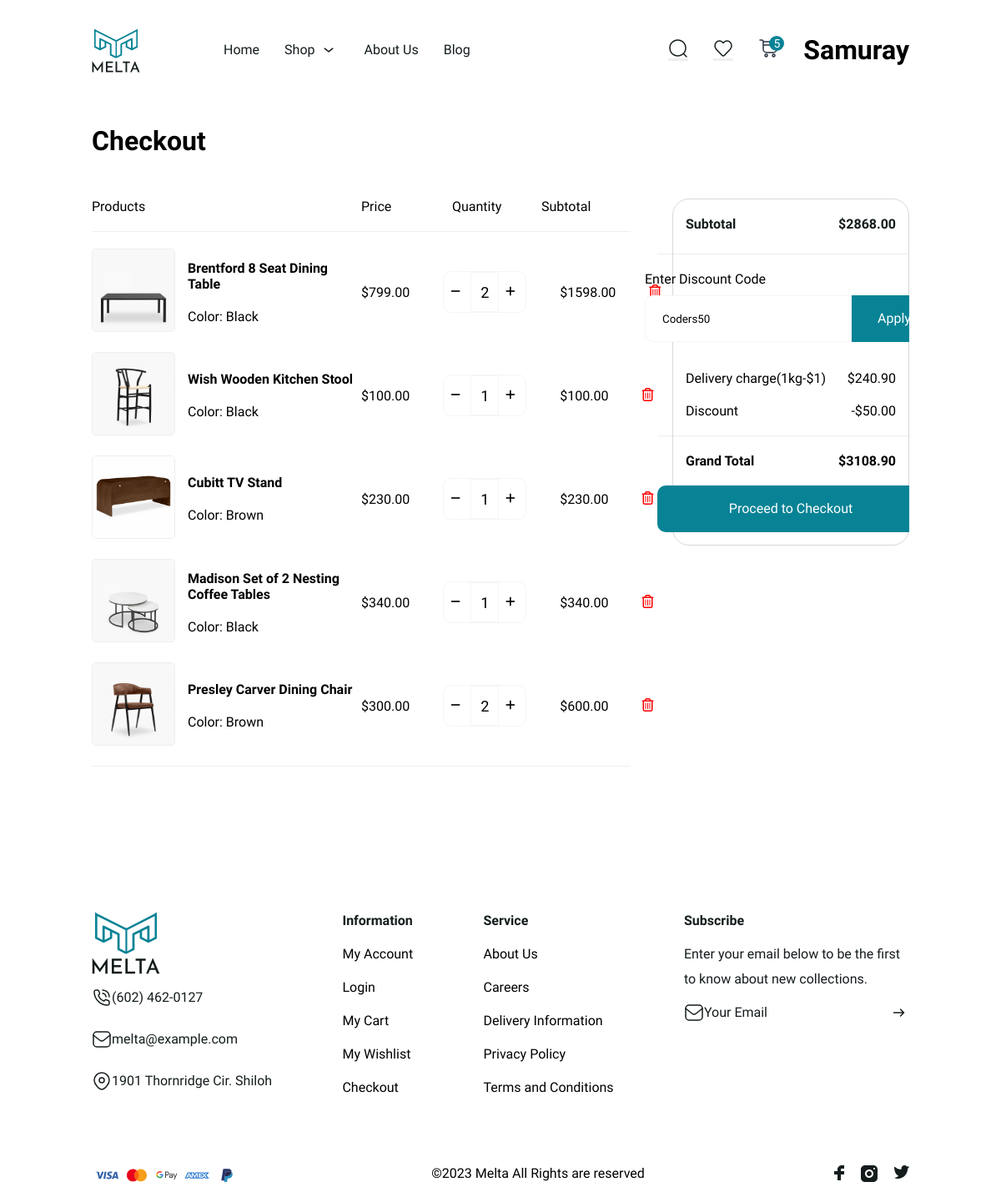
Screenshot of /checkout/ (signed in) with the database file from the repository.
### home/models.py (models this page shows, shortened)
class Order(models.Model):
    product = models.ForeignKey(Products,related_name='order', on_delete=models.CASCADE)
    customers = models.ForeignKey(User,on_delete=models.CASCADE)
    quantity = models.IntegerField(default=1)
    price = models.IntegerField()
    date = models.DateTimeField(auto_now_add=True)
    status = models.BooleanField(default=False)
    delivery = models.IntegerField(default=5,blank=True)
    discounts= models.ForeignKey(Discounts,null=True,db_constraint=False,on_delete=models.CASCADE,blank=True )

class Products(models.Model):
    name = models.CharField(max_length=60, blank=True)
    brand = models.ForeignKey(Brand, on_delete=models.CASCADE, related_name='products')
    price = models.BigIntegerField()
    color = models.ForeignKey(Color, on_delete=models.CASCADE, related_name='products')
    category = models.ForeignKey(Products_Categories, on_delete=models.CASCADE, related_name='products')
    descriptions=models.TextField( default=1  )
    weight = models.DecimalField( default=1.1 ,max_digits=5, decimal_places=2)
    width = models.DecimalField(default=1.1,max_digits=5, decimal_places=2)
    height = models.DecimalField(default=1.1,max_digits=5, decimal_places=2)
    depth = models.DecimalField(default=1.1,max_digits=5, decimal_places=2)
    instock = models.BooleanField(default=True)
    materials = models.CharField(max_length=50, default='Wood')
    def get_main_image(self):
        first_image = self.images.first()
        return first_image.images.url if first_image else None

class ProductImage(models.Model):
    product = models.ForeignKey(Products, related_name='images', on_delete=models.CASCADE)
    images = models.ImageField(upload_to='product_images/')

class Color(models.Model):
    clName=models.CharField(max_length=40)
    color_code = models.CharField(max_length=7, blank=True)

class UserOrderSummary(models.Model):
    user = models.OneToOneField(User,on_delete=models.CASCADE)
    discounts= models.ForeignKey(Discounts,null=True,db_constraint=False,on_delete=models.CASCADE,blank=True )
    discount_value= models.DecimalField(max_digits=10,decimal_places=2,default=0)
    subtotal= models.DecimalField(max_digits=10,decimal_places=2,default=0)
    payments = models.ForeignKey(Payments , null=True, blank=True,on_delete=models.CASCADE)
    address = models.ForeignKey(UserAddress, on_delete=models.SET_NULL, null=True, blank=True)
    total_delivery_cost= models.DecimalField(max_digits=10,decimal_places=2,default=0)
    grand_total= models.DecimalField(max_digits=10,decimal_places=2,default=0)
    def get_orders_by_customer(self,customers):
        orders = Order.objects.filter(customers=customers, status=False).order_by('-date')
        subtotalPrice = orders.aggregate(total_subtotal=Sum('price'))['total_subtotal'] or 0
        total_weight = sum(order.product.weight * order.quantity for order in orders)
        self.total_delivery_cost = total_weight
        self.subtotal = subtotalPrice
        self.grand_total = subtotalPrice + self.total_delivery_cost
        self.save()

class Discounts(models.Model):
    code = models.CharField(max_length=50,unique=True)
    discount_type = models.CharField(max_length=50,choices=[('percentage', 'Percentage'), ('fixed', 'Fixed Amount')])
    discount_amount = models.DecimalField(max_digits=5, decimal_places=2)
    max_discount_amount = models.DecimalField(max_digits=5,decimal_places=2)
    is_active = models.BooleanField(default=True)
    def __str__(self):
        return self.code

### home/views.py (the view)
# urls.py: path('checkout/',checkout_view, name='checkout'),
def checkout_view(request):
    order = Order.objects.filter(customers=request.user, status=False)
    user_order_summary = UserOrderSummary.objects.get(user=request.user)
    user_order_summary.get_orders_by_customer(request.user)
    context={
        'user_order_summary':user_order_summary,
        'order':order,
    }
    return render(request,'checkout.html',context)

### templates/checkout.html (shortened to what this page needs)
{% extends "base.html" %}
{% block body %}
<div><h1>Checkout</h1>
<div class="checkout">
    <div class="checkout_left">
      <div class="checkout_fields">
        <div>Products</div>
        <div class="fields_detail">
          <span>Price</span>
          <span style="padding-left: 25px;">Quantity</span>
          <span>Subtotal</span>
        </div>
      </div>
      <hr id="checkout_hr" />
      {% if order %}
      {% for ord in order %}
      <div class="table_row">
        <div class="table_row_detail">
          <a href="{% url 'products-details' ord.product.id %}"><img src="{{  ord.product.get_main_image }}" alt="" id="img_border" /></a>
          <div class="media_text">
            <h4>{{ord.product.name}}</h4>
            <span>Color: {{ord.product.color.clName|title}}</span>
          </div>
        </div>
        <div class="fields_detail">
          <span>${{ord.product.price|floatformat:2}}</span>
      <div class="pro_card_buy">
          <div class="pro_count">
            <form action="{% url 'update-order' ord.id %}" method="post">
              <button id='' onclick="" title="Minus"   type="submit" ><i   class="fa-solid fa-minus"></i></button>
            </form>
            <input readonly type="number" class="count_input" form="checking_form" value="{{ord.quantity}}" name='quantity' id='pro_count_{{ord.product.id}}'>
            <form action="{% url 'update-order' ord.id %}" method="post">
              <button id='' onclick="" title="Plus" type="submit"><i id='' class="fa-solid fa-plus"></i></button>
            </form>
        </div>
      </div>
          <span>${{ord.price|floatformat:2}}</span>
          <a href="{% url 'delete-order' ord.id %}"><i id="delete_card" class="fa-regular fa-trash-can"></i></a>
        </div>
      </div>
      {% endfor %}
      {% else %}
      <p style="color:grey;text-align:center;width:100%;height:100%;margin-top:50px;">You don't have any items added.</p>
      {% endif %}
      <hr id="checkout_hr" />
    </div>
    <div class="checkout_right">
      <div class="subtotal">
        <h4>Subtotal</h4>
        <h4>${{ user_order_summary.subtotal|floatformat:2}}</h4>
      </div>
      <hr id="subtotal_hr" />
      <div class="">
        <span style="text-align:left;">Enter Discount Code</span>
        <div class="coupon">
          <form class="coupon_input" method="post" action="{% url 'apply-discount' %}">
            {% if user_order_summary.discount_value %}
            <input required type="text" id="coupon-code" value="{{user_order_summary.discounts}}" name="discount_code" placeholder="Enter discount code"/>
            {% else %}
            <input required type="text" id="coupon-code" value="" name="discount_code" placeholder="Enter discount code"/>
            {% endif %}
                    <button type="submit" id="apply-coupon">Apply</button>
                  </form>
      </div>
    </div>
    <div class="delivery">
      <div>Delivery charge<span>(1kg-$1)</span></div>
      <div>
        ${{user_order_summary.total_delivery_cost|floatformat:2}}
      </div>
    </div>
    <div class="delivery">
      {% if user_order_summary.discount_value %}
      <div>Discount</div>
      <div>-${{user_order_summary.discount_value|floatformat:2}} </div>
      {% endif %}
    </div>
      <hr id="subtotal_hr" />
      <div class="total">
        <h4>Grand Total</h4>
        <h4 >${{user_order_summary.grand_total|floatformat:2}}</h4>
      </div>
      <div class="">
        <a href="{% url 'shipping' %}"><button id="proceed-to-checkout">Proceed to Checkout</button></a>
      </div>
    </div>
  </div>
</div>
{% endblock body %}

### templates/base.html (shortened to what this page needs)
{% load static %}
<!DOCTYPE html>
<html lang="en">
<head>
    <link rel="stylesheet" href="https://cdnjs.cloudflare.com/ajax/libs/font-awesome/6.5.1/css/all.min.css" />
    <link rel="stylesheet" href="{% static 'product.css'%}">
    <link rel="stylesheet" href="{%static 'style.css'%}">
</head>
<body>
    <div class="">
        <div class="navbar">
          <div class="nav">
            <div class="logo_text">
              <img
              src="/media/navbar-footer_img/homepage_logo.svg"
                alt="header-logo"
                class="header_logo"
              />
            </div>
            <ul class="header_menu">
              <li><a href="{% url 'home' %}">Home</a></li>
              <li>
                <a href="{% url 'products' %}">Shop <img src="/media/navbar-footer_img/down.svg" alt="down" /></a>
              </li>
              <li><a href="">About Us</a></li>
              <li><a href="">Blog</a></li>
            </ul>
          </div>
          <div class="nav_login">
            <ul class="header_icon">
              <li>
                <button class="icon-button">
                  <img src="/media/navbar-footer_img/search_icon.svg" alt="" />
                </button>
              </li>
              <li>
                <button class="icon-button">
                  <img src="/media/navbar-footer_img/fav_icon.svg" alt="" />
                </button>
              </li>
              <li>
                <button id="shop_btn" onclick="card_view(event)" class="icon_button">
                  <img src="/media/navbar-footer_img/shopbuy_icon.svg" alt="" />
                  <span id="shopcount">1</span>
                </button>
              </li>
            </ul>
            {% if request.user.is_authenticated %}
            <h1>{{request.user.username|title}}</h1>
              {% else %}
              <button class="login-button"><span>Login</span></button>
            {% endif %}
          </div>
        </div>
      </div>
      <div id='container' class="container">
    {% block body %}
    {% endblock body %}
     </div>
    <div class="">
        <div class="footer">
          <ul>
            <img
              src="/media/navbar-footer_img/homepage_logo.svg"
              alt="footer-logo"
              class="footer_logo"
            />
            <li class="media_icon">
              <img src="/media/navbar-footer_img/calling.svg" alt="">
              <span>(602) 462-0127</span>
            </li>
            <li class="media_icon">
              <img src="/media/navbar-footer_img/gmail.svg" alt="">
              <span>melta@example.com</span>
            </li>
            <li class="media_icon">
              <img src="/media/navbar-footer_img/location.svg" alt="">
              <span>1901 Thornridge Cir. Shiloh</span>
            </li>
          </ul>
          <ul>
            <li><span class="bold">Information</span></li>
            <li><a href="">My Account</a></li>
            <li><a href="">Login</a></li>
            <li><a href="">My Cart</a></li>
            <li><a href="">My Wishlist</a></li>
            <li><a href="">Checkout</a></li>
          </ul>
          <ul>
            <li><span class="bold">Service</span></li>
            <li><a href="">About Us</a></li>
            <li><a href="">Careers</a></li>
            <li><a href="">Delivery Information</a></li>
            <li><a href="">Privacy Policy</a></li>
            <li><a href="">Terms and Conditions</a></li>
          </ul>
          <ul>
            <li><span class="bold">Subscribe</span></li>
            <li>
              Enter your email below to be the first <br> to know about new
              collections.
            </li>
            <li class="gmail">
              <img src="/media/navbar-footer_img/gmail.svg" alt="gmail icon">
              <span style="margin-right: 145px;">Your Email</span>
              <img src="/media/navbar-footer_img/right.svg" alt="right icon"></li>
          </ul>
        </div>
        <br><br>
        <div class="footer_end">
          <ul class="pay_card">
              <li><img src="/media/navbar-footer_img/Visa.svg" alt="Visa"></li>
              <li><img src="/media/navbar-footer_img/Mastercard.svg" alt="Mastercard"></li>
              <li><img src="/media/navbar-footer_img/GooglePay.svg" alt="GooglePay"></li>
              <li><img src="/media/navbar-footer_img/Amex.svg" alt="Amex"></li>
              <li><img src="/media/navbar-footer_img/PayPal.svg" alt="PayPal"></li>
          </ul>
          <span>©2023 Melta All Rights are reserved️ </span>
          <ul class="social">
              <li><img src="/media/navbar-footer_img/fb.svg" alt="facebook icon"></li>
              <li><img src="/media/navbar-footer_img/instagram.svg" alt="instagram icon"></li>
              <li><img src="/media/navbar-footer_img/twitter.svg" alt="twitter icon"></li>
          </ul>
        </div>
      </div>
</body>
</html>

### static/product.css (style rules this page uses)
* { margin: 0; padding: 0; box-sizing: border-box; border: none; text-decoration: none; list-style: none; font-family: "Epilogue", sans-serif; user-select: none; }
i { cursor: pointer; }
a { color: black; }
body { padding: 10px 110px; }
.container { display: flex; flex-direction: column; overflow: hidden; width: 100%; gap: 20px; padding: 40px 0px; }
.pro_count { display: flex; border: 1px solid whitesmoke; height: 100%; width: 100px; border-radius: 10px; overflow: hidden; align-items: center; }
.pro_count i { padding: 6px 8px; height: 100%; display: flex; align-items: center; cursor: pointer; }
.pro_count button { height: 100%; width: 100%; border: none; background:none; width:100% }
.pro_count form { height: 100%; width: 100%; border: none; background:none; width:100% }
.count_input { border: 1px solid whitesmoke; text-align: center; font-size: 18px; outline: none; height: 100%; width: 100%; display: flex; align-items: center; cursor: pointer; }

### rows the page displays
Order: product.get_main_image (picture), product.name "Brentford 8 Seat Dining Table", product.color.clName "Black", product.price "799.00", quantity "2", price "1598.00"
Order: product.get_main_image (picture), product.name "Wish Wooden Kitchen Stool", product.color.clName "Black", product.price "100.00", quantity "1", price "100.00"
Order: product.get_main_image (picture), product.name "Cubitt TV Stand", product.color.clName "Brown", product.price "230.00", quantity "1", price "230.00"
Order: product.get_main_image (picture), product.name "Madison Set of 2 Nesting Coffee Tables", product.color.clName "Black", product.price "340.00", quantity "1", price "340.00"
Order: product.get_main_image (picture), product.name "Presley Carver Dining Chair", product.color.clName "Brown", product.price "300.00", quantity "2", price "600.00"
UserOrderSummary: subtotal "2868.00", discount_code "Coders50", total_delivery_cost "240.90", discount_value "50.00", grand_total "3108.90"

### other values shown
{{ request.user.username|title }} "Samuray"
